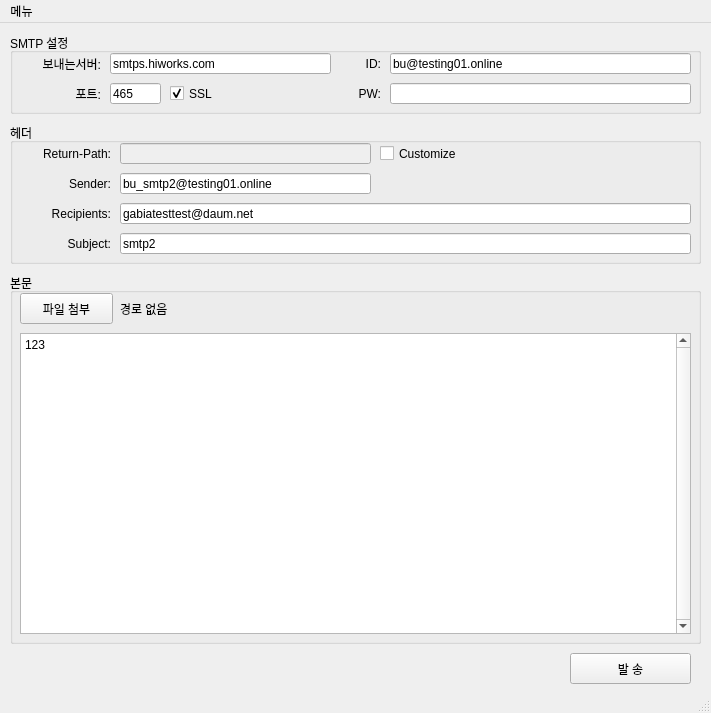
<?xml version="1.0" encoding="UTF-8"?>
<ui version="4.0">
 <class>MainWindow</class>
 <widget class="QMainWindow" name="MainWindow">
  <property name="geometry">
   <rect>
    <x>0</x>
    <y>0</y>
    <width>711</width>
    <height>713</height>
   </rect>
  </property>
  <property name="windowTitle">
   <string>SMTP TEST v1</string>
  </property>
  <widget class="QWidget" name="centralwidget">
   <widget class="QGroupBox" name="groupBox">
    <property name="geometry">
     <rect>
      <x>10</x>
      <y>10</y>
      <width>691</width>
      <height>81</height>
     </rect>
    </property>
    <property name="title">
     <string>SMTP 설정</string>
    </property>
    <widget class="QLabel" name="label">
     <property name="geometry">
      <rect>
       <x>0</x>
       <y>20</y>
       <width>91</width>
       <height>21</height>
      </rect>
     </property>
     <property name="text">
      <string>보내는서버:</string>
     </property>
     <property name="alignment">
      <set>Qt::AlignRight|Qt::AlignTrailing|Qt::AlignVCenter</set>
     </property>
    </widget>
    <widget class="QLineEdit" name="lineEdit">
     <property name="geometry">
      <rect>
       <x>100</x>
       <y>20</y>
       <width>221</width>
       <height>21</height>
      </rect>
     </property>
     <property name="text">
      <string>smtps.hiworks.com</string>
     </property>
    </widget>
    <widget class="QLabel" name="label_2">
     <property name="geometry">
      <rect>
       <x>0</x>
       <y>50</y>
       <width>91</width>
       <height>21</height>
      </rect>
     </property>
     <property name="text">
      <string>포트:</string>
     </property>
     <property name="alignment">
      <set>Qt::AlignRight|Qt::AlignTrailing|Qt::AlignVCenter</set>
     </property>
    </widget>
    <widget class="QLineEdit" name="lineEdit_2">
     <property name="geometry">
      <rect>
       <x>100</x>
       <y>50</y>
       <width>51</width>
       <height>21</height>
      </rect>
     </property>
     <property name="text">
      <string>465</string>
     </property>
    </widget>
    <widget class="QLabel" name="label_3">
     <property name="geometry">
      <rect>
       <x>340</x>
       <y>20</y>
       <width>31</width>
       <height>21</height>
      </rect>
     </property>
     <property name="text">
      <string>ID:</string>
     </property>
     <property name="alignment">
      <set>Qt::AlignRight|Qt::AlignTrailing|Qt::AlignVCenter</set>
     </property>
    </widget>
    <widget class="QLineEdit" name="lineEdit_3">
     <property name="geometry">
      <rect>
       <x>380</x>
       <y>20</y>
       <width>301</width>
       <height>21</height>
      </rect>
     </property>
     <property name="text">
      <string>bu@testing01.online</string>
     </property>
    </widget>
    <widget class="QLabel" name="label_4">
     <property name="geometry">
      <rect>
       <x>340</x>
       <y>50</y>
       <width>31</width>
       <height>21</height>
      </rect>
     </property>
     <property name="text">
      <string>PW:</string>
     </property>
     <property name="alignment">
      <set>Qt::AlignRight|Qt::AlignTrailing|Qt::AlignVCenter</set>
     </property>
    </widget>
    <widget class="QLineEdit" name="lineEdit_4">
     <property name="geometry">
      <rect>
       <x>380</x>
       <y>50</y>
       <width>301</width>
       <height>21</height>
      </rect>
     </property>
     <property name="echoMode">
      <enum>QLineEdit::PasswordEchoOnEdit</enum>
     </property>
    </widget>
    <widget class="QCheckBox" name="checkBox">
     <property name="geometry">
      <rect>
       <x>160</x>
       <y>50</y>
       <width>61</width>
       <height>21</height>
      </rect>
     </property>
     <property name="text">
      <string>SSL</string>
     </property>
     <property name="checked">
      <bool>true</bool>
     </property>
    </widget>
   </widget>
   <widget class="QGroupBox" name="groupBox_2">
    <property name="geometry">
     <rect>
      <x>10</x>
      <y>100</y>
      <width>691</width>
      <height>141</height>
     </rect>
    </property>
    <property name="title">
     <string>헤더</string>
    </property>
    <widget class="QLabel" name="label_5">
     <property name="geometry">
      <rect>
       <x>10</x>
       <y>20</y>
       <width>91</width>
       <height>21</height>
      </rect>
     </property>
     <property name="text">
      <string>Return-Path:</string>
     </property>
     <property name="alignment">
      <set>Qt::AlignRight|Qt::AlignTrailing|Qt::AlignVCenter</set>
     </property>
    </widget>
    <widget class="QLabel" name="label_6">
     <property name="geometry">
      <rect>
       <x>10</x>
       <y>50</y>
       <width>91</width>
       <height>21</height>
      </rect>
     </property>
     <property name="text">
      <string>Sender:</string>
     </property>
     <property name="alignment">
      <set>Qt::AlignRight|Qt::AlignTrailing|Qt::AlignVCenter</set>
     </property>
    </widget>
    <widget class="QLabel" name="label_7">
     <property name="geometry">
      <rect>
       <x>10</x>
       <y>80</y>
       <width>91</width>
       <height>21</height>
      </rect>
     </property>
     <property name="text">
      <string>Recipients:</string>
     </property>
     <property name="alignment">
      <set>Qt::AlignRight|Qt::AlignTrailing|Qt::AlignVCenter</set>
     </property>
    </widget>
    <widget class="QLabel" name="label_8">
     <property name="geometry">
      <rect>
       <x>10</x>
       <y>110</y>
       <width>91</width>
       <height>21</height>
      </rect>
     </property>
     <property name="text">
      <string>Subject:</string>
     </property>
     <property name="alignment">
      <set>Qt::AlignRight|Qt::AlignTrailing|Qt::AlignVCenter</set>
     </property>
    </widget>
    <widget class="QLineEdit" name="lineEdit_5">
     <property name="enabled">
      <bool>false</bool>
     </property>
     <property name="geometry">
      <rect>
       <x>110</x>
       <y>20</y>
       <width>251</width>
       <height>21</height>
      </rect>
     </property>
     <property name="readOnly">
      <bool>false</bool>
     </property>
    </widget>
    <widget class="QLineEdit" name="lineEdit_6">
     <property name="geometry">
      <rect>
       <x>110</x>
       <y>50</y>
       <width>251</width>
       <height>21</height>
      </rect>
     </property>
     <property name="text">
      <string>bu_smtp2@testing01.online</string>
     </property>
    </widget>
    <widget class="QLineEdit" name="lineEdit_7">
     <property name="geometry">
      <rect>
       <x>110</x>
       <y>80</y>
       <width>571</width>
       <height>21</height>
      </rect>
     </property>
     <property name="text">
      <string>gabiatesttest@daum.net</string>
     </property>
    </widget>
    <widget class="QLineEdit" name="lineEdit_8">
     <property name="geometry">
      <rect>
       <x>110</x>
       <y>110</y>
       <width>571</width>
       <height>21</height>
      </rect>
     </property>
     <property name="text">
      <string>smtp2</string>
     </property>
    </widget>
    <widget class="QCheckBox" name="checkBox_2">
     <property name="geometry">
      <rect>
       <x>370</x>
       <y>20</y>
       <width>96</width>
       <height>21</height>
      </rect>
     </property>
     <property name="text">
      <string>Customize</string>
     </property>
    </widget>
   </widget>
   <widget class="QGroupBox" name="groupBox_3">
    <property name="geometry">
     <rect>
      <x>10</x>
      <y>250</y>
      <width>691</width>
      <height>371</height>
     </rect>
    </property>
    <property name="title">
     <string>본문</string>
    </property>
    <widget class="QTextEdit" name="textEdit">
     <property name="geometry">
      <rect>
       <x>10</x>
       <y>60</y>
       <width>671</width>
       <height>301</height>
      </rect>
     </property>
     <property name="verticalScrollBarPolicy">
      <enum>Qt::ScrollBarAlwaysOn</enum>
     </property>
     <property name="horizontalScrollBarPolicy">
      <enum>Qt::ScrollBarAsNeeded</enum>
     </property>
     <property name="html">
      <string>&lt;!DOCTYPE HTML PUBLIC &quot;-//W3C//DTD HTML 4.0//EN&quot; &quot;http://www.w3.org/TR/REC-html40/strict.dtd&quot;&gt;
&lt;html&gt;&lt;head&gt;&lt;meta name=&quot;qrichtext&quot; content=&quot;1&quot; /&gt;&lt;style type=&quot;text/css&quot;&gt;
p, li { white-space: pre-wrap; }
&lt;/style&gt;&lt;/head&gt;&lt;body style=&quot; font-family:'Gulim'; font-size:9pt; font-weight:400; font-style:normal;&quot;&gt;
&lt;p style=&quot; margin-top:0px; margin-bottom:0px; margin-left:0px; margin-right:0px; -qt-block-indent:0; text-indent:0px;&quot;&gt;123&lt;/p&gt;&lt;/body&gt;&lt;/html&gt;</string>
     </property>
    </widget>
    <widget class="QPushButton" name="pushButton">
     <property name="geometry">
      <rect>
       <x>10</x>
       <y>20</y>
       <width>93</width>
       <height>31</height>
      </rect>
     </property>
     <property name="text">
      <string>파일 첨부</string>
     </property>
    </widget>
    <widget class="QLabel" name="label_9">
     <property name="geometry">
      <rect>
       <x>110</x>
       <y>20</y>
       <width>571</width>
       <height>31</height>
      </rect>
     </property>
     <property name="text">
      <string>경로 없음</string>
     </property>
    </widget>
   </widget>
   <widget class="QPushButton" name="pushButton_2">
    <property name="geometry">
     <rect>
      <x>570</x>
      <y>630</y>
      <width>121</width>
      <height>31</height>
     </rect>
    </property>
    <property name="text">
     <string>발 송</string>
    </property>
   </widget>
  </widget>
  <widget class="QMenuBar" name="menubar">
   <property name="geometry">
    <rect>
     <x>0</x>
     <y>0</y>
     <width>711</width>
     <height>26</height>
    </rect>
   </property>
   <widget class="QMenu" name="menu">
    <property name="title">
     <string>메뉴</string>
    </property>
    <addaction name="actiontest"/>
    <addaction name="separator"/>
    <addaction name="actionExit"/>
   </widget>
   <addaction name="menu"/>
  </widget>
  <widget class="QStatusBar" name="statusbar"/>
  <action name="actiontest">
   <property name="text">
    <string>프로그램 정보</string>
   </property>
  </action>
  <action name="actionExit">
   <property name="text">
    <string>Exit</string>
   </property>
  </action>
 </widget>
 <tabstops>
  <tabstop>lineEdit</tabstop>
  <tabstop>lineEdit_2</tabstop>
  <tabstop>checkBox</tabstop>
  <tabstop>lineEdit_3</tabstop>
  <tabstop>lineEdit_4</tabstop>
  <tabstop>lineEdit_5</tabstop>
  <tabstop>checkBox_2</tabstop>
  <tabstop>lineEdit_6</tabstop>
  <tabstop>lineEdit_7</tabstop>
  <tabstop>lineEdit_8</tabstop>
  <tabstop>pushButton</tabstop>
  <tabstop>textEdit</tabstop>
  <tabstop>pushButton_2</tabstop>
 </tabstops>
 <resources/>
 <connections>
  <connection>
   <sender>checkBox_2</sender>
   <signal>toggled(bool)</signal>
   <receiver>lineEdit_5</receiver>
   <slot>setEnabled(bool)</slot>
   <hints>
    <hint type="sourcelabel">
     <x>389</x>
     <y>154</y>
    </hint>
    <hint type="destinationlabel">
     <x>346</x>
     <y>154</y>
    </hint>
   </hints>
  </connection>
 </connections>
</ui>
